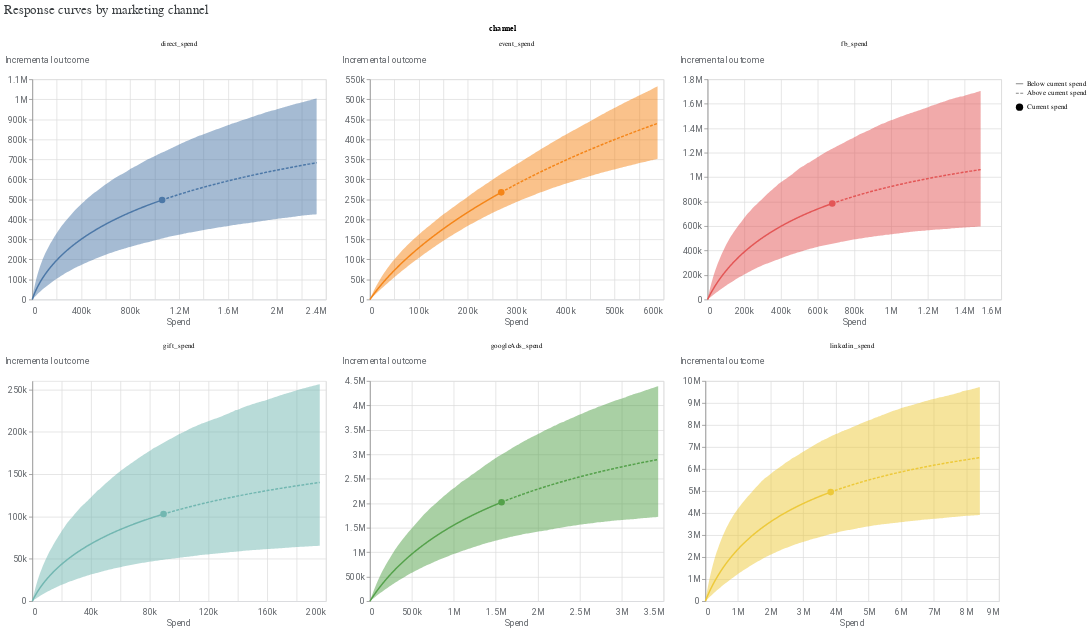

Notebook source saved alongside this figure:
### Code cell
media_effects = output_dict[model_iter]['media_effects']
media_effects.plot_response_curves()

### Figure 1 — Vega-Lite specification as saved in the notebook (floating-point values rounded to 4 significant figures; data arrays with more than 128 entries replaced by an {"elided": "..."} marker saying what was removed)
{"config": {"view": {"continuousWidth": 300, "continuousHeight": 300}, "axis": {"labelColor": "#5F6368", "labelFont": "Roboto", "labelFontSize": 12, "titleColor": "#5F6368", "titleFont": "Roboto", "titleFontSize": 12, "titleFontWeight": "normal"}}, "data": {"name": "data-e14ed2097789a71195250f48364ac9e0"}, "facet": {"field": "channel", "type": "nominal"}, "spec": {"layer": [{"mark": {"type": "line"}, "encoding": {"color": {"field": "channel", "type": "nominal"}, "strokeDash": {"field": "spend_level", "legend": {"title": null}, "sort": "descending", "type": "nominal"}, "x": {"axis": {"domainColor": "#DADCE0", "labelExpr": "replace(format(datum.value, '.3~s'), 'G', 'B')", "labelPadding": 10, "ticks": false}, "field": "spend", "title": "Spend", "type": "quantitative"}, "y": {"axis": {"labelExpr": "replace(format(datum.value, '.3~s'), 'G', 'B')", "titleAlign": "left", "titleAngle": 0, "titleY": -20}, "field": "mean", "title": "Incremental outcome", "type": "quantitative"}}, "transform": [{"calculate": "datum.spend_multiplier >= 1.0 ? \"Above current spend\" : \"Below current spend\"", "as": "spend_level"}]}, {"mark": {"type": "point", "filled": true, "opacity": 1, "size": 80}, "encoding": {"color": {"field": "channel", "type": "nominal"}, "shape": {"field": "current_spend", "legend": {"title": null}, "type": "nominal"}, "tooltip": [{"field": "spend", "type": "quantitative"}, {"field": "mean", "type": "quantitative"}], "x": {"axis": {"domainColor": "#DADCE0", "labelExpr": "replace(format(datum.value, '.3~s'), 'G', 'B')", "labelPadding": 10, "ticks": false}, "field": "spend", "title": "Spend", "type": "quantitative"}, "y": {"axis": {"labelExpr": "replace(format(datum.value, '.3~s'), 'G', 'B')", "titleAlign": "left", "titleAngle": 0, "titleY": -20}, "field": "mean", "title": "Incremental outcome", "type": "quantitative"}}, "transform": [{"calculate": "datum.spend_multiplier >= 1.0 ? \"Above current spend\" : \"Below current spend\"", "as": "spend_level"}, {"filter": "(datum.spend_multiplier === 1.0)"}]}, {"mark": {"type": "area", "opacity": 0.5}, "encoding": {"color": {"field": "channel", "legend": null, "type": "nominal"}, "x": {"field": "spend", "type": "quantitative"}, "y": {"field": "ci_lo", "type": "quantitative"}, "y2": {"field": "ci_hi"}}, "transform": [{"calculate": "datum.spend_multiplier >= 1.0 ? \"Above current spend\" : \"Below current spend\"", "as": "spend_level"}]}], "width": 400}, "columns": 3, "resolve": {"scale": {"x": "independent", "y": "independent"}}, "title": {"text": "Response curves by marketing channel ", "anchor": "start", "color": "#3C4043", "font": "Google Sans Display", "fontSize": 18, "fontWeight": "normal", "offset": 10}, "$schema": "https://vega.github.io/schema/vega-lite/v5.20.1.json", "datasets": {"data-e14ed2097789a71195250f48364ac9e0": {"elided": "1320 records"}}}
